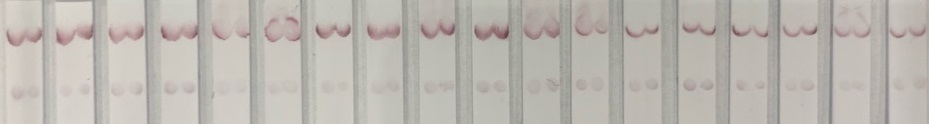
%> input picture Image set/1.jpg, 929 x 124 px
$ octave pilot_1.m   (GNU Octave 9; MATLAB toolbox functions it lacks are replaced by stand-ins)
%> lines starting %> are read from the running program, lines starting %| are printed output that depends on the picture
clc
clear all;

addpath(genpath(pwd));

I=imread('Image set\1.jpg');
%> I is the input picture: size 124x929x3 uint8; mean R, G, B 187.5, 183, 176.3
% I=imrotate(I, 90);
imshow(I);

%%
% I4=I(:, :, 1)>1.1.*I(:, :, 2);
I4=I;
% I4=imadjust(I4);
imshow(I4);


% [14 lines of commented-out code are left out]

I4=histeq(I4);
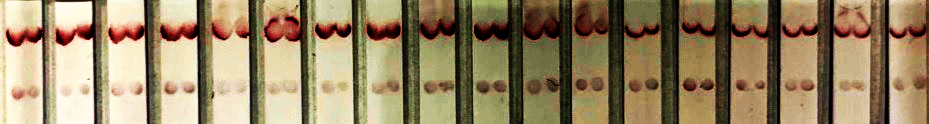
%> I4: size 124x929x3 uint8; mean R, G, B 151.1, 132.5, 99.6
sigma = 30;
Iflatfield = imflatfield(I4,sigma);
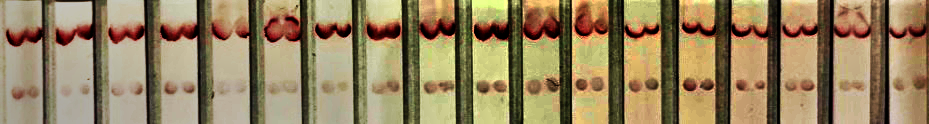
%> Iflatfield: size 124x929x3 uint8; mean R, G, B 150.2, 130.5, 94.8
imshow(Iflatfield);
I_sharp=imsharpen(Iflatfield,'Radius',2,'Amount',1);
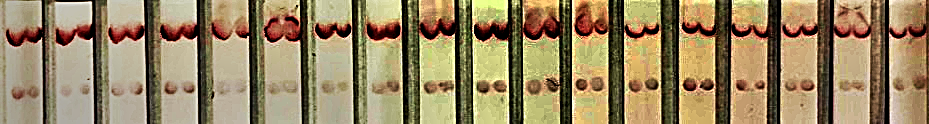
%> I_sharp: size 124x929x3 uint8; mean R, G, B 152.3, 133.3, 98.1
imshow(I_sharp);
%> (the run ends here)

$ run again, with Image set/2FEDFA16-0686-486D-B30E-39FD82F41988 (2).jpg copied over Image set/1.jpg
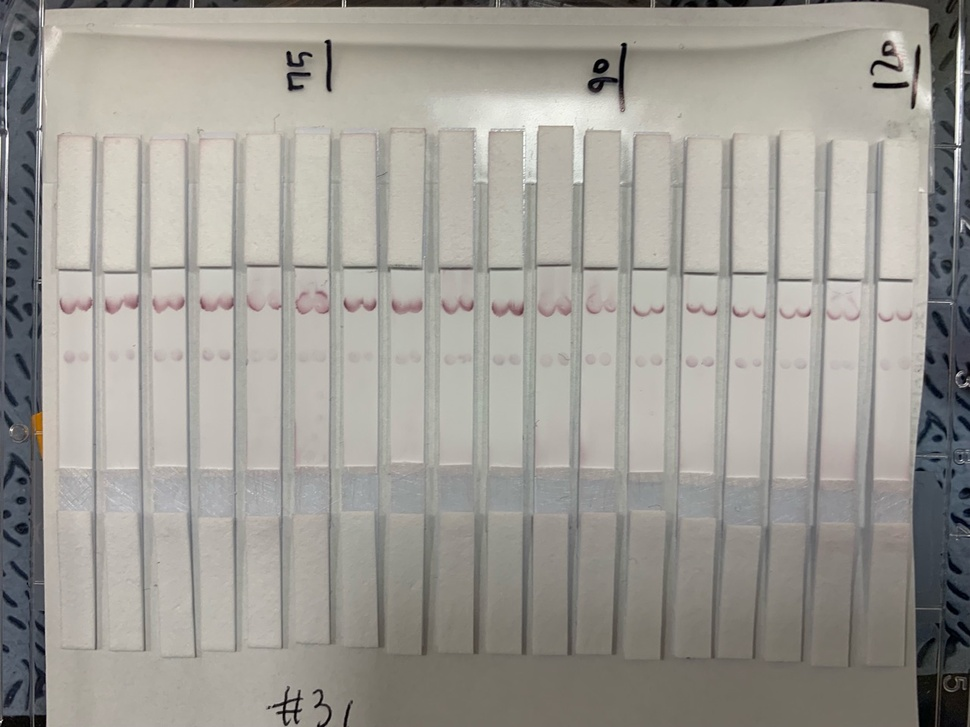
%> input picture Image set/2FEDFA16-0686-486D-B30E-39FD82F41988 (2).jpg, 970 x 727 px, shrunk from 1280 x 960 before the run
%> I is the input picture: size 727x970x3 uint8; mean R, G, B 158.3, 155.6, 149.2
%> `I4=histeq(I4);`:
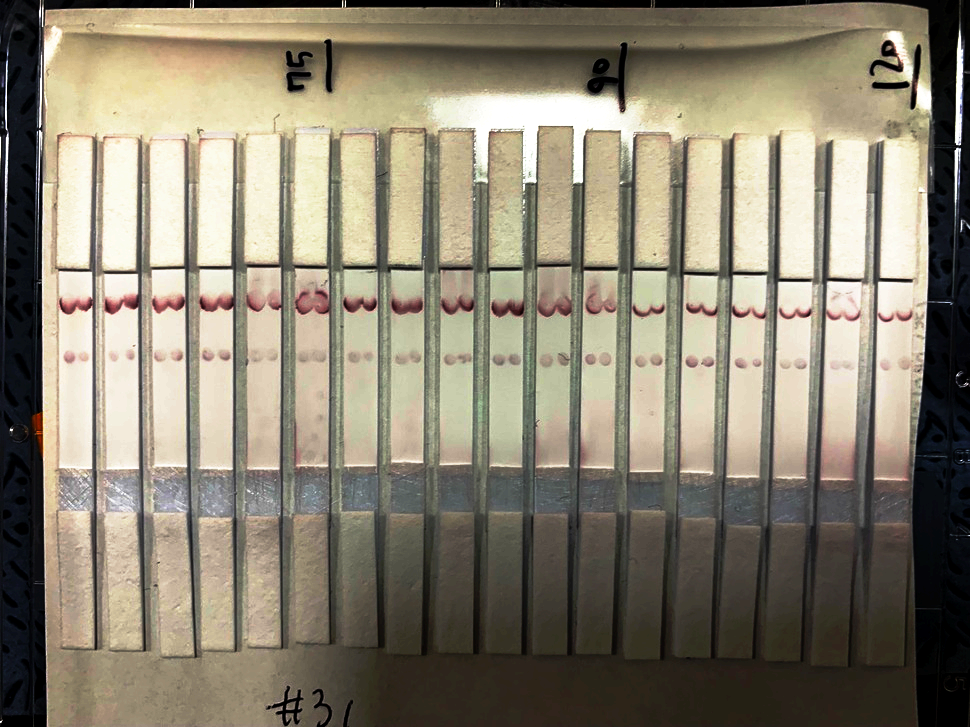
%> I4: size 727x970x3 uint8; mean R, G, B 137.5, 129.9, 112.6
%> `Iflatfield = imflatfield(I4,sigma);`:
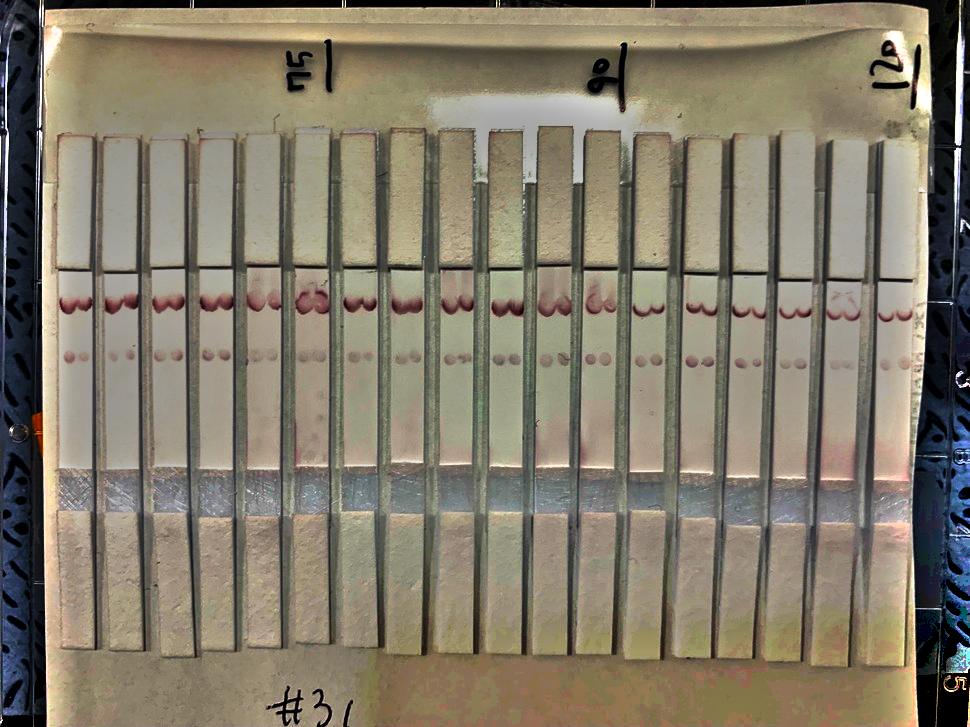
%> Iflatfield: size 727x970x3 uint8; mean R, G, B 131.1, 123.3, 106.6

$ run again, with Image set/80BD9EA2-D973-40D8-9D70-08C15F9046E6.jpg copied over Image set/1.jpg
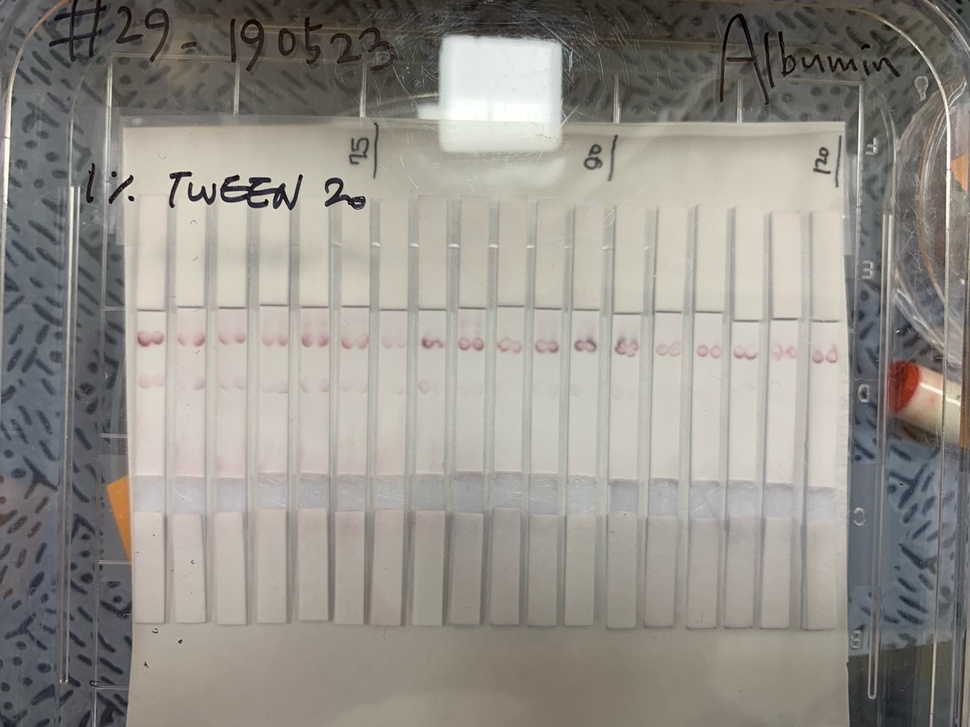
%> input picture Image set/80BD9EA2-D973-40D8-9D70-08C15F9046E6.jpg, 970 x 727 px, shrunk from 1280 x 960 before the run
%> I is the input picture: size 727x970x3 uint8; mean R, G, B 148.5, 144.8, 138
%> `I4=histeq(I4);`:
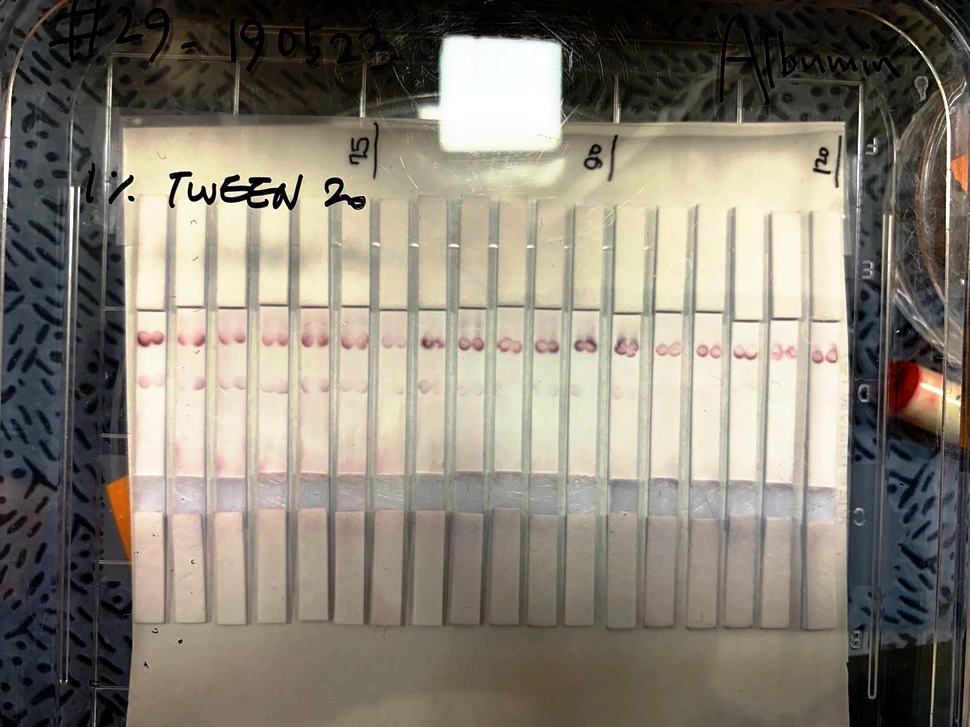
%> I4: size 727x970x3 uint8; mean R, G, B 134.5, 128.1, 115.9
%> `I_sharp=imsharpen(Iflatfield,'Radius',2,'Amount',1);`:
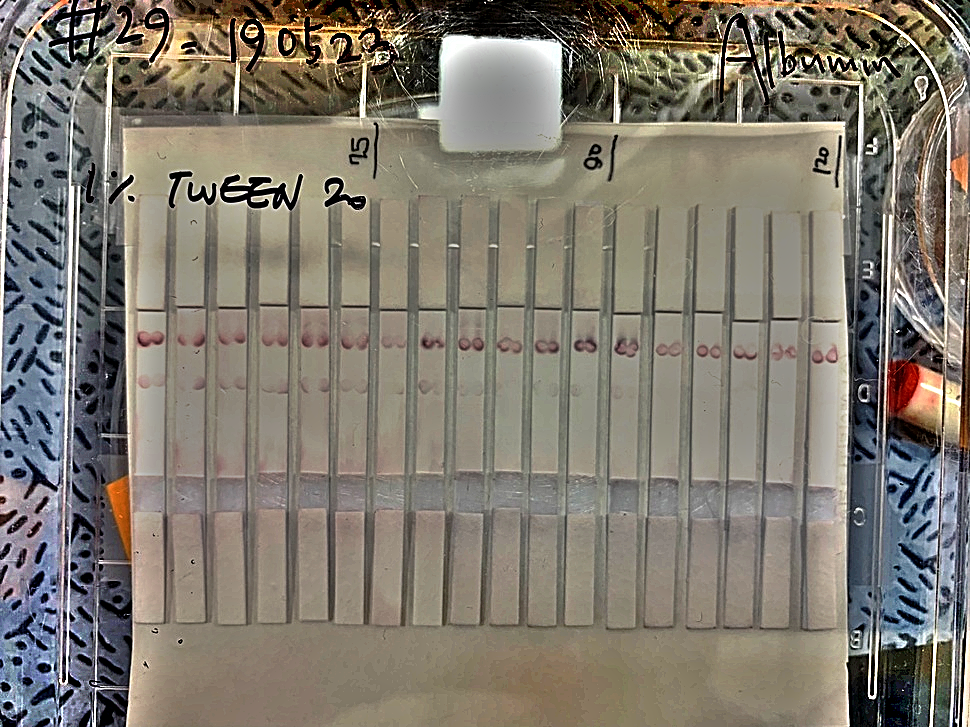
%> I_sharp: size 727x970x3 uint8; mean R, G, B 127.5, 121.3, 110.5
